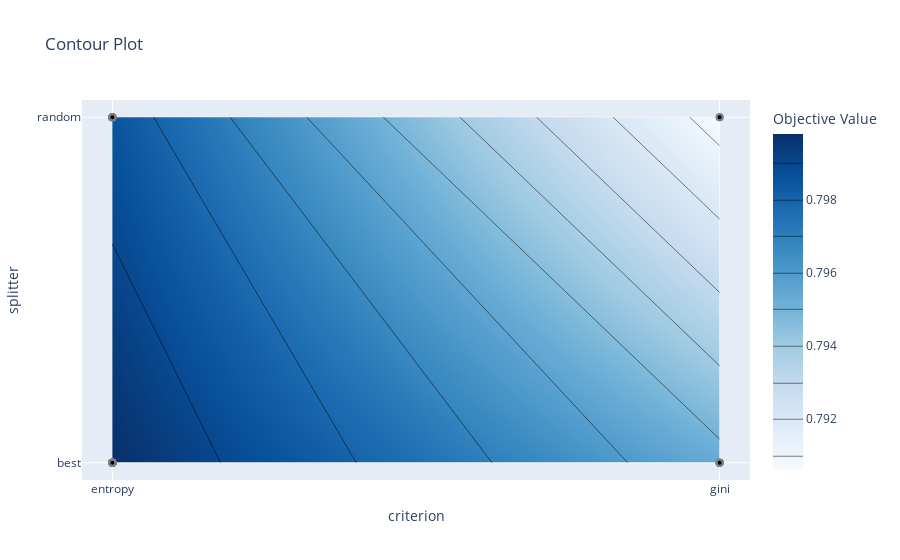

Notebook cell for this chart:
### Code cell
plot_contour(study, params=[list(params.keys())[0], list(params.keys())[1]])

### Figure 1 — Plotly figure (JSON) as saved in the notebook; plotly's stock layout.template omitted (floating-point values rounded to 4 significant figures)
{"data": [{"colorbar": {"title": {"text": "Objective Value"}}, "colorscale": [[0.0, "rgb(247,251,255)"], [0.125, "rgb(222,235,247)"], [0.25, "rgb(198,219,239)"], [0.375, "rgb(158,202,225)"], [0.5, "rgb(107,174,214)"], [0.625, "rgb(66,146,198)"], [0.75, "rgb(33,113,181)"], [0.875, "rgb(8,81,156)"], [1.0, "rgb(8,48,107)"]], "connectgaps": true, "contours": {"coloring": "heatmap"}, "hoverinfo": "none", "line": {"smoothing": 1.3}, "reversescale": false, "x": ["entropy", "gini"], "y": ["best", "random"], "z": [[0.7998, 0.7953], [0.7985, 0.7906]], "type": "contour"}, {"marker": {"color": "black", "line": {"color": "Grey", "width": 2.0}}, "mode": "markers", "showlegend": false, "x": ["entropy", "gini", "entropy", "entropy", "entropy", "entropy", "entropy", "gini", "entropy", "entropy", "gini", "entropy", "entropy", "entropy", "entropy", "gini", "entropy", "entropy", "gini", "entropy", "entropy", "entropy", "entropy", "entropy", "entropy", "entropy", "gini", "entropy", "entropy", "entropy", "entropy", "entropy", "entropy", "entropy", "entropy", "entropy", "gini", "entropy", "entropy", "entropy", "entropy", "entropy", "entropy", "entropy", "entropy", "entropy", "gini", "entropy", "entropy", "entropy"], "y": ["random", "random", "random", "random", "best", "best", "random", "best", "best", "random", "best", "best", "best", "best", "best", "best", "best", "best", "best", "best", "best", "best", "best", "best", "best", "best", "best", "best", "best", "random", "best", "best", "best", "best", "random", "best", "random", "best", "best", "random", "best", "best", "best", "best", "best", "best", "best", "random", "best", "best"], "type": "scatter"}], "layout": {"title": {"text": "Contour Plot"}, "xaxis": {"title": {"text": "criterion"}, "range": [-0.05, 1.05], "type": "category"}, "yaxis": {"title": {"text": "splitter"}, "range": [-0.05, 1.05], "type": "category"}}}
